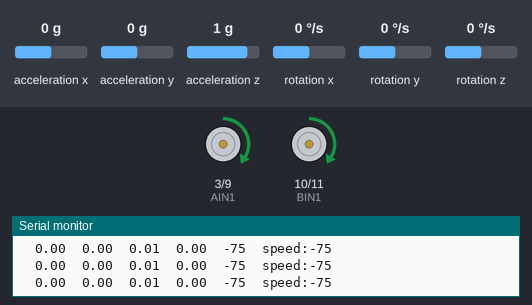
Bench run of a sketch on a simulated Arduino Uno, built with avr-gcc and run on an emulated ATmega328P. Shown: motor-driver pin pairs drawn as motors (green arrow = first pin HIGH = forward, orange = second pin HIGH = backward, longer = more drive), the last lines printed to the serial monitor. Wiring (inferred from the names in the program): MPU-6050 motion sensor at I2C address 0x68. Inputs (shaded band) come from the test bench; at power-on: rotation x 0 °/s, acceleration y 0 g, acceleration x 0 g, acceleration z 1 g, rotation y 0 °/s, rotation z 0 °/s. At 11.0 s the program stops and its outputs stay as they are.

Above: at 1.3 s.
1.4 s: rotation x set to 100 °/s
At 2.8 s:
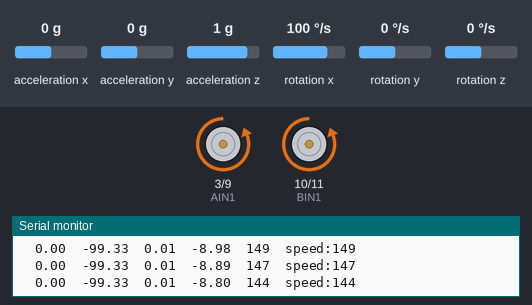
4.4 s: rotation x set to 0 °/s
At 5.2 s:
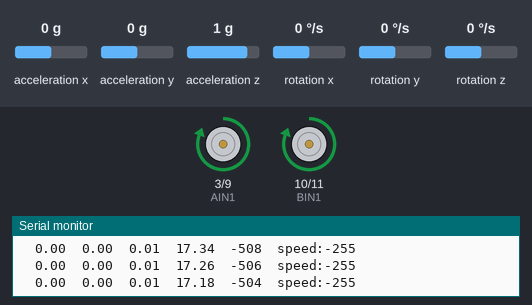
7.4 s: rotation x set to 39 °/s
At 8.4 s:
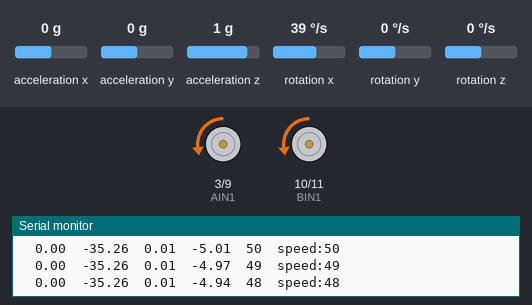
10.4 s: acceleration y set to -1.4 g
Timing chart, 0 to 12.5 s (numbered marks = the images above; inputs shaded):
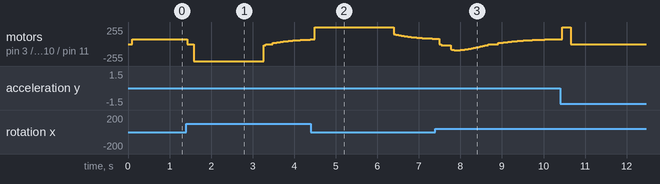

The sketch:

I2C.ino
```cpp
// (licence header left out)
const uint16_t I2C_TIMEOUT = 1000; // Used to check for errors in I2C communication

uint8_t i2cWrite(uint8_t address, uint8_t registerAddress, uint8_t data, bool sendStop) {
  return i2cWrite(address, registerAddress, &data, 1, sendStop); // Returns 0 on success
}

uint8_t i2cWrite(uint8_t address, uint8_t registerAddress, uint8_t *data, uint8_t length, bool sendStop) {
  Wire.beginTransmission(address);
  Wire.write(registerAddress);
  Wire.write(data, length);
  uint8_t rcode = Wire.endTransmission(sendStop); // Returns 0 on success
  if (rcode) {
    Serial.print(F("i2cWrite failed: "));
    Serial.println(rcode);
  }
  return rcode; // See: http://arduino.cc/en/Reference/WireEndTransmission
}

uint8_t i2cRead(uint8_t address, uint8_t registerAddress, uint8_t *data, uint8_t nbytes) {
  uint32_t timeOutTimer;
  Wire.beginTransmission(address);
  Wire.write(registerAddress);
  uint8_t rcode = Wire.endTransmission(false); // Don't release the bus
  if (rcode) {
    Serial.print(F("i2cRead failed: "));
    Serial.println(rcode);
    return rcode; // See: http://arduino.cc/en/Reference/WireEndTransmission
  }
  Wire.requestFrom(address, nbytes, (uint8_t)true); // Send a repeated start and then release the bus after reading
  for (uint8_t i = 0; i < nbytes; i++) {
    if (Wire.available())
      data[i] = Wire.read();
    else {
      timeOutTimer = micros();
      while (((micros() - timeOutTimer) < I2C_TIMEOUT) && !Wire.available());
      if (Wire.available())
        data[i] = Wire.read();
      else {
        Serial.println(F("i2cRead timeout"));
        return 5; // This error value is not already taken by endTransmission
      }
    }
  }
  return 0; // Success
}
```

Kalman.h
```cpp
// (licence header left out)
#ifndef _Kalman_h
#define _Kalman_h

class Kalman {
public:
    Kalman() {
        /* We will set the variables like so, these can also be tuned by the user */
        Q_angle = 0.001;
        Q_bias = 0.003;
        R_measure = 0.03;

        angle = 0; // Reset the angle
        bias = 0; // Reset bias

        P[0][0] = 0; // Since we assume that the bias is 0 and we know the starting angle (use setAngle), the error covariance matrix is set like so - see: http://en.wikipedia.org/wiki/Kalman_filter#Example_application.2C_technical
        P[0][1] = 0;
        P[1][0] = 0;
        P[1][1] = 0;
    };
    // The angle should be in degrees and the rate should be in degrees per second and the delta time in seconds
    double getAngle(double newAngle, double newRate, double dt) {
        // KasBot V2  -  Kalman filter module - http://www.x-firm.com/?page_id=145
        // Modified by Kristian Lauszus
        // See my blog post for more information: http://blog.tkjelectronics.dk/2012/09/a-practical-approach-to-kalman-filter-and-how-to-implement-it

        // Discrete Kalman filter time update equations - Time Update ("Predict")
        // Update xhat - Project the state ahead
        /* Step 1 */
        rate = newRate - bias;
        angle += dt * rate;

        // Update estimation error covariance - Project the error covariance ahead
        /* Step 2 */
        P[0][0] += dt * (dt*P[1][1] - P[0][1] - P[1][0] + Q_angle);
        P[0][1] -= dt * P[1][1];
        P[1][0] -= dt * P[1][1];
        P[1][1] += Q_bias * dt;

        // Discrete Kalman filter measurement update equations - Measurement Update ("Correct")
        // Calculate Kalman gain - Compute the Kalman gain
        /* Step 4 */
        S = P[0][0] + R_measure;
        /* Step 5 */
        K[0] = P[0][0] / S;
        K[1] = P[1][0] / S;

        // Calculate angle and bias - Update estimate with measurement zk (newAngle)
        /* Step 3 */
        y = newAngle - angle;
        /* Step 6 */
        angle += K[0] * y;
        bias += K[1] * y;

        // Calculate estimation error covariance - Update the error covariance
        /* Step 7 */
        P[0][0] -= K[0] * P[0][0];
        P[0][1] -= K[0] * P[0][1];
        P[1][0] -= K[1] * P[0][0];
        P[1][1] -= K[1] * P[0][1];

        return angle;
    };
    void setAngle(double newAngle) { angle = newAngle; }; // Used to set angle, this should be set as the starting angle
    double getRate() { return rate; }; // Return the unbiased rate

    /* These are used to tune the Kalman filter */
    void setQangle(double newQ_angle) { Q_angle = newQ_angle; };
    void setQbias(double newQ_bias) { Q_bias = newQ_bias; };
    void setRmeasure(double newR_measure) { R_measure = newR_measure; };

    double getQangle() { return Q_angle; };
    double getQbias() { return Q_bias; };
    double getRmeasure() { return R_measure; };

private:
    /* Kalman filter variables */
    double Q_angle; // Process noise variance for the accelerometer
    double Q_bias; // Process noise variance for the gyro bias
    double R_measure; // Measurement noise variance - this is actually the variance of the measurement noise

    double angle; // The angle calculated by the Kalman filter - part of the 2x1 state vector
    double bias; // The gyro bias calculated by the Kalman filter - part of the 2x1 state vector
    double rate; // Unbiased rate calculated from the rate and the calculated bias - you have to call getAngle to update the rate

    double P[2][2]; // Error covariance matrix - This is a 2x2 matrix
    double K[2]; // Kalman gain - This is a 2x1 vector
    double y; // Angle difference
    double S; // Estimate error
};

#endif
```

balancebot1.ino
```cpp
// https://anthropomorphist.wordpress.com/
// Self Balancing Bot
// Based on code from http://bajdi.com and TKJ Electronics

#include <Wire.h>    // built in?
#include "Kalman.h"  // Source: https://github.com/TKJElectronics/KalmanFilter
#include "I2Cdev.h"  //
#include "MPU6050.h" //


// DEFINES: #####
#define RESTRICT_PITCH // Comment out to restrict roll to ±90deg instead - please read: http://www.freescale.com/files/sensors/doc/app_note/AN3461.pdf
#define   GUARD_GAIN  50.0 // limits Ki to this value
#define runEvery(t) for (static typeof(t) _lasttime;(typeof(t))((typeof(t))millis() - _lasttime) > (t);_lasttime += (t)) // ??

// USER PARAMS: #####
// PID
const float K =  1; // multiplier
const float Kp = 25;
const float Ki = 0;
const float Kd = 2;
float setPoint = -3;
float deadZone = .5;  // shut off motors if this close in degrees to setpoint
float minSpeed = 20;
float maxAngle = 35; // shut off motors if leaning more than this

float pTerm, iTerm, dTerm, integrated_error, last_error, error = 0;

// Motor controller pins
const int AIN1 = 3;  // (pwm) pin 3 connected to pin AIN1
const int AIN2 = 9;  // (pwm) pin 9 connected to pin AIN2
const int BIN1 = 10; // (pwm) pin 10 connected to pin BIN1
const int BIN2 = 11;  // (pwm) pin 11 connected to pin BIN2


// Declarations: ###########

Kalman kalmanX; // Create the Kalman instance

const uint8_t MPU6050 = 0x68; // If AD0 is logic low on the PCB the address is 0x68, otherwise set this to 0x69

/* IMU Data */
int16_t accX, accY, accZ;
int16_t gyroX, gyroY, gyroZ;
int16_t tempRaw;

double accXangle;// Angle calculate using the accelerometer
double gyroXangle;// Angle calculate using the gyro
double kalAngleX;// Calculate the angle using a Kalman filter
double compAngleX; // Calculated angle using a complementary filter
float CurrentAngle;

uint32_t timer;      // unsigned long timer;
uint8_t i2cData[14]; // Buffer for I2C data

int speed;
int pid;


void setup() {
  pinMode(AIN1, OUTPUT); // set pins to output
  pinMode(AIN2, OUTPUT);
  pinMode(BIN1, OUTPUT);
  pinMode(BIN2, OUTPUT);
  Serial.begin(57600);
  Wire.begin();

  TWBR = ((F_CPU / 400000L) - 16) / 2; // Set I2C frequency to 400kHz

  i2cData[0] = 7; // Set the sample rate to 1000Hz - 8kHz/(7+1) = 1000Hz
  i2cData[1] = 0x00; // Disable FSYNC and set 260 Hz Acc filtering, 256 Hz Gyro filtering, 8 KHz sampling
  i2cData[2] = 0x00; // Set Gyro Full Scale Range to ±250deg/s
  i2cData[3] = 0x00; // Set Accelerometer Full Scale Range to ±2g
  while (i2cWrite(MPU6050, 0x19, i2cData, 4, false)); // Write to all four registers at once
  while (i2cWrite(MPU6050, 0x6B, 0x01, true)); // PLL with X axis gyroscope reference and disable sleep mode

  while (i2cRead(MPU6050, 0x75, i2cData, 1));
  if (i2cData[0] != 0x68) { // Read "WHO_AM_I" register
    Serial.print(F("Error reading sensor"));
    while (1);
  }

  delay(100); // Wait for sensor to stabilize

  /* Set kalman and gyro starting angle */
  updateMPU6050();
  updateRoll();

  kalmanX.setAngle(accXangle); // Set starting angle
  gyroXangle = accXangle;      // Set gyro to same angle as accelerometer

  timer = micros();            // Initialize the timer
}

void loop() {

  runEvery(5)
  {

    updateMPU6050();

    double dt = (double)(micros() - timer) / 1000000; // Calculate delta time
    timer = micros();
    updateRoll();

    double gyroXrate = gyroX / 131.0; // Convert to deg/s 131 is a magic number to me for now.

    // This fixes the transition problem when the accelerometer angle jumps between -180 and 180 degrees
    //if ((accXangle < -90 && kalAngleX > 90) || (accXangle > 90 && kalAngleX < -90)) {
    //  kalmanX.setAngle(accXangle);
    //  compAngleX = accXangle;
    //  kalAngleX = accXangle;
    //  gyroXangle = accXangle;
    //} else
      kalAngleX = kalmanX.getAngle(accXangle, gyroXrate, dt); // Calculate the angle using a Kalman filter

    /* Estimate angles using gyro only */
    //gyroXangle += gyroXrate * dt; // Calculate gyro angle without any filter

    /* Estimate angles using complimentary filter */
    //compAngleX = 0.93 * (compAngleX + gyroXrate * dt) + 0.07 * accXangle; // Calculate the angle using a Complimentary filter

    // Reset the gyro angles when they has drifted too much
    //if (gyroXangle < -180 || gyroXangle > 180)
    //  gyroXangle = kalAngleX;

    // The angle should be in degrees and the rate should be in degrees per second and the delta time in seconds
    //CurrentAngle = compAngleX;
    CurrentAngle = kalAngleX;

    Serial.print("\t");
    Serial.print(accXangle);
    Serial.print("\t");
    Serial.print(gyroXrate);
    Serial.print("\t");
    Serial.print(dt);

    Serial.print("\t");
    Serial.print(CurrentAngle);


    if ((CurrentAngle <=-maxAngle) || (CurrentAngle>=maxAngle))
    {
      //break;
      stop();
      while(1);
    }
    else
    {
      if (deadZone>=abs(CurrentAngle-setPoint))
      {
        stop();
        Serial.print("\taction: stop");
      }
      else
      {
        Pid();
        Motors();
      }
    } // overtilt protection
     Serial.print("\n");
  }
  // End Loop
}

void Motors(){

  speed = K*pid;

  // if speed is less than minSpeed, make it minSpeed
  if ((speed>0) && (speed<minSpeed)) speed = minSpeed;
  if ((speed<0) && (speed>-minSpeed)) speed = -minSpeed;

  speed = constrain(speed, -255, 255);
  Serial.print("\tspeed:");
  Serial.print(speed);


  if (speed > 0)
  {
    //forward
    analogWrite(AIN1, 0);
    analogWrite(AIN2, speed);
    analogWrite(BIN1, 0);
    analogWrite(BIN2, speed);
   }
  else
  {
    // backward
    speed = abs(speed);
    analogWrite(AIN1, speed);
    analogWrite(AIN2, 0);
    analogWrite(BIN1, speed);
    analogWrite(BIN2, 0);
  }

}

void stop()
{
  analogWrite(AIN1, 0);
  analogWrite(AIN2, 0);
  analogWrite(BIN1, 0);
  analogWrite(BIN2, 0);
}

void Pid(){
  error = setPoint - CurrentAngle;  // setPoint = level
  pTerm = Kp * error;
  integrated_error += error;
  iTerm = Ki * constrain(integrated_error, -GUARD_GAIN, GUARD_GAIN);
  dTerm = Kd * (error - last_error);
  last_error = error;
  pid = pTerm + iTerm + dTerm;
  Serial.print("\t");
  Serial.print(pid);
}


void updateMPU6050() {

  while (i2cRead(MPU6050, 0x3B, i2cData, 14)); // Get accelerometer and gyroscope values
  accX = ((i2cData[0] << 8) | i2cData[1]);
  accY = -((i2cData[2] << 8) | i2cData[3]);
  accZ = ((i2cData[4] << 8) | i2cData[5]);
  tempRaw = (i2cData[6] << 8) | i2cData[7];
  gyroX = -(i2cData[8] << 8) | i2cData[9];
  gyroY = (i2cData[10] << 8) | i2cData[11];
  gyroZ = -(i2cData[12] << 8) | i2cData[13];
}


void updateRoll() {
  // Source: http://www.freescale.com/files/sensors/doc/app_note/AN3461.pdf eq. 25 and eq. 26
  // atan2 outputs the value of -π to π (radians) - see http://en.wikipedia.org/wiki/Atan2
  // It is then converted from radians to degrees
#ifdef RESTRICT_PITCH // Eq. 25 and 26
  accXangle = atan2(accY, accZ) * RAD_TO_DEG;
#else // Eq. 28 and 29
  accXangle = atan(accY / sqrt(accX * accX + accZ * accZ)) * RAD_TO_DEG;
#endif
}
```
